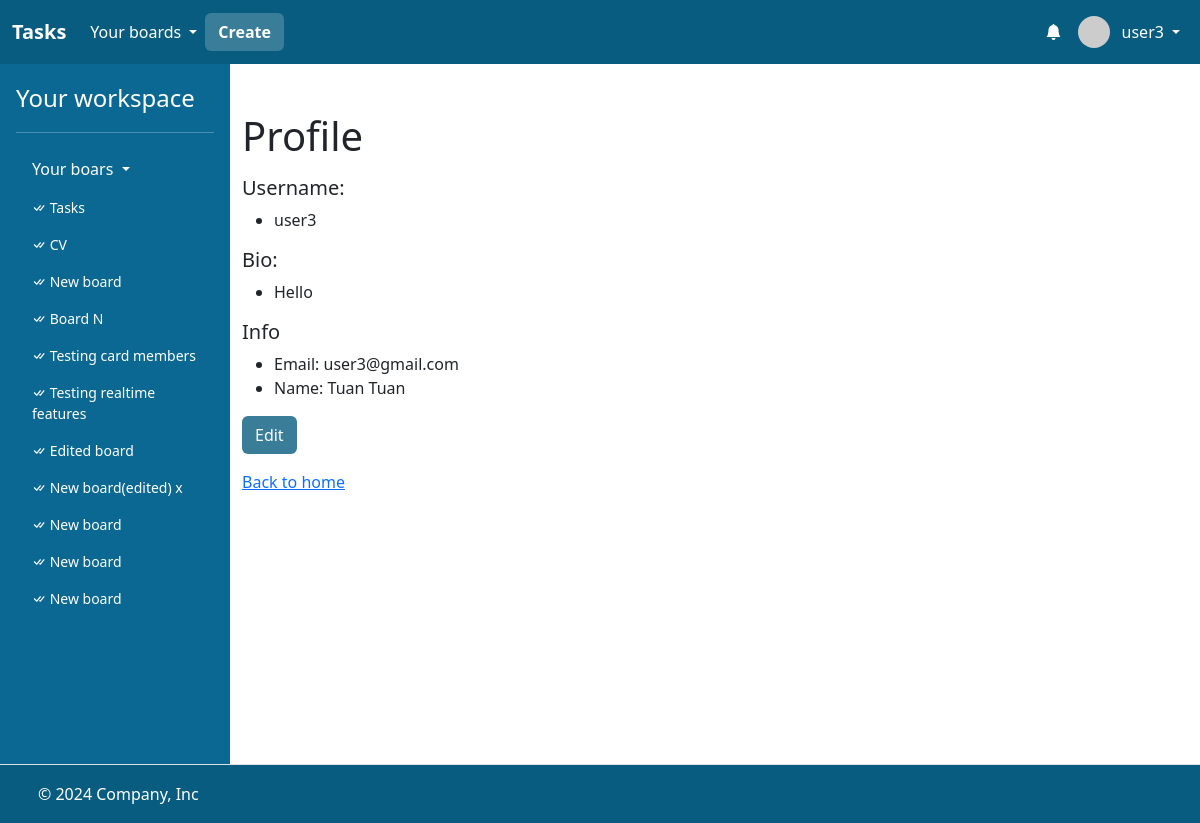
/profile/3 (signed in), run on the app's committed database.
### task/models.py (models this page shows)
class User(AbstractUser):
    bio = models.CharField(max_length=256)

class Board(models.Model):
    name = models.CharField(max_length=256)
    description = models.CharField(max_length=256)
    members = models.ManyToManyField(User, related_name="boards")
    created_at = models.DateTimeField(auto_now_add=True)

### task/views/user_views.py (the view)
# urls.py: path("profile/<int:profile_id>", views.profile_view, name="profile"),
@login_required
def profile_view(request, profile_id):
    profile = User.objects.filter(id=profile_id).first()
    return render(
        request,
        "task/profile.html",
        {"boards": request.user.boards.all(), "profile": profile},
    )

### task/templates/task/profile.html (shortened to what this page needs)
{% extends "task/layout.html" %}
{% block main %}
    <div class="container">
        <div class="mt-5">
            <h1>Profile</h1>
            <h5 class="mt-3">Username:</h5>
            <ul>
                <li>
                    {{ profile.username }}
                </li>
            </ul>
            <h5>Bio:</h5>
            <ul>
                <li>
                    {{ profile.bio }}
                </li>
            </ul>
            <h5>Info</h5>
            <ul>
                <li>
                    Email: {{ profile.email }}
                </li>
                <li>
                    Name: {{ profile.first_name }} {{ profile.last_name }}
                </li>
            </ul>
            {% if request.user.id == profile.id %}
                <a class="btn" style="background: #397D99; color: white;" href="{% url 'edit_profile' profile.id %}">Edit</a>
            {% endif %}
        </div>
        <div class="mt-3">
            <a class="link-primary" href="{% url 'index' %}">Back to home</a>
        </div>
    </div>
{% endblock %}

### task/templates/task/layout.html (shortened to what this page needs)
<!DOCTYPE html>
{% load static %}
{% load humanize %}
<html lang="en">
    <head>
        <link href="https://cdn.jsdelivr.net/npm/bootstrap@5.3.3/dist/css/bootstrap.min.css" rel="stylesheet">
        <link rel="stylesheet" href="https://cdn.jsdelivr.net/npm/bootstrap-icons@1.3.0/font/bootstrap-icons.css">
        <link href="{% static 'styles.css' %}" rel="stylesheet">
    </head>
    <body style="height: 100vh;">
        <div style="display: flex; flex-direction: column; height: 100%;">
            <header>
                <nav class="navbar navbar-expand-lg"  data-bs-theme="dark" style="background: #085c80;">
                    <div class="container-fluid">
                      <a class="navbar-brand fw-bold" href="{% url 'index' %}">Tasks</a>
                      <div class="collapse navbar-collapse" id="navbarHeader">
                        <ul class="navbar-nav me-auto mb-2 mb-lg-0" style="display: flex; align-items: center;">
                            {% if user.is_authenticated %}
                                <li class="nav-item dropdown">
                                    <a class="nav-link dropdown-toggle text-white" href="#" role="button" data-bs-toggle="dropdown" aria-expanded="false" style="display: flex; align-items: center; gap: 4px;">
                                        <span>Your boards</span>
                                    </a>
                                </li>
                                <li class="nav-item">
                                    <a class="btn fw-bold text-white" style="background: #397D99; color: white;" href="{% url 'create_board' %}">Create</a>
                                </li>
                          {% endif %}
                        </ul>
                        {% if user.is_authenticated %}
                        <ul class="navbar-nav ms-auto mb-2 mb-lg-0" style="display: flex; align-items: center;">
                            <li class="nav-item dropdown">
                                <a class="nav-link text-white d-relative" href="#" role="button" style="display: flex; align-items: center; gap: 4px;" id="dropdownMenuClickableInside" data-bs-toggle="dropdown" data-bs-auto-close="outside" aria-expanded="false">
                                    <i class="bi bi-bell-fill"></i>
                                </a>
                            </li>
                            <li class="nav-item dropdown">
                                <a class="nav-link dropdown-toggle text-white" href="#" role="button" data-bs-toggle="dropdown" aria-expanded="false" style="display: flex; align-items: center; gap: 4px;">
                                    <img src="https://i.pravatar.cc/48?u={{ user.id }}" alt="" width="32" height="32" class="rounded-circle me-2">
                                    <span>{{ user.username }}</span>
                                </a>
                            </li>
                        </ul>
                        {% endif %}
                      </div>
                    </div>
                  </nav>
            </header>
            <main style="flex: 1;">
                <div class="d-flex flex-nowrap" style="height: 100%;">
                    {% if user.is_authenticated %}
                    <div class="d-none d-lg-flex flex-column flex-shrink-0 p-3 text-white" style="width: 230px; background: #0A6892;">
                        <a href="{% url 'index' %}" class="text-decoration-none d-flex align-items-center mb-3 mb-md-0 me-md-auto text-white">
                          <span class="fs-4">Your workspace</span>
                        </a>
                        <hr>
                        <ul class="nav nav-pills flex-column mb-auto">
                          <li class="mb-1">
                            <button class="nav-link text-white collapsed dropdown-toggle" data-bs-toggle="collapse" data-bs-target="#home-collapse" aria-expanded="true">
                                Your boars
                            </button>
                            <div class="collapse show " id="home-collapse">
                                <ul class="btn-toggle-nav list-unstyled fw-normal pb-1 small" style="max-height: 490px; overflow-y: auto;">
                                    {% for board in boards %}
                                    <li>
                                        <a href="{% url 'board' board.id %}" class="nav-link text-white">
                                            <i class="bi bi-check-all"></i>
                                            {{ board.name }}
                                        </a>
                                    </li>
                                    {% endfor %}
                                </ul>
                            </div>
                          </li>
                        </ul>
                    </div>
                    {% endif %}
                    <div style="flex: 1; background: white; overflow-x: hidden; min-height: 700px;">
                        {% block main %}
                        {% endblock %}
                    </div>
                </div>
            </main>
            <footer class="d-flex flex-wrap justify-content-between align-items-center py-3 border-top" style="background: #085c80; border: none;">
                <div class="col-md-4 d-flex align-items-center">
                  <a href="/" class="mb-3 me-2 mb-md-0 text-body-secondary lh-1">
                    <svg class="bi" width="30" height="24"><use xlink:href="#bootstrap"></use></svg>
                  </a>
                  <span class="mb-3 mb-md-0 text-white">© 2024 Company, Inc</span>
                </div>
                <ul class="nav col-md-4 justify-content-end list-unstyled d-flex">
                  <li class="ms-3"><a class="text-body-secondary" href="#"><svg class="bi" width="24" height="24"><use xlink:href="#twitter"></use></svg></a></li>
                  <li class="ms-3"><a class="text-body-secondary" href="#"><svg class="bi" width="24" height="24"><use xlink:href="#instagram"></use></svg></a></li>
                  <li class="ms-3"><a class="text-body-secondary" href="#"><svg class="bi" width="24" height="24"><use xlink:href="#facebook"></use></svg></a></li>
                </ul>
            </footer>
        </div>
    </body>
</html>

### data on the page
User: username "user3", bio "Hello", email "user3@gmail.com", first_name "Tuan", last_name "Tuan"
Board: name "Tasks"
Board: name "CV"
Board: name "New board"
Board: name "Board N"
Board: name "Testing card members"
Board: name "Testing realtime features"
Board: name "Edited board"
Board: name "New board(edited) x"
Board: name "New board"
Board: name "New board"
Board: name "New board"
